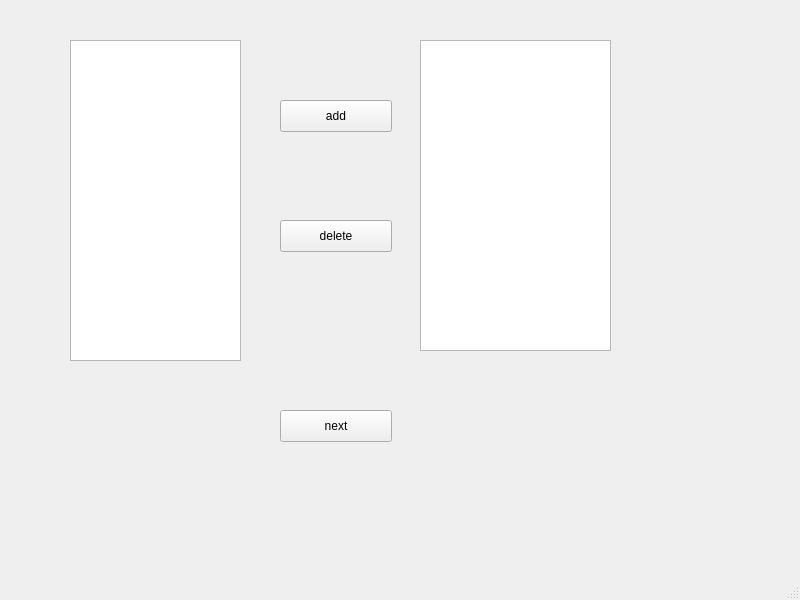
<?xml version="1.0" encoding="UTF-8"?>
<ui version="4.0">
 <class>MainWindow</class>
 <widget class="QMainWindow" name="MainWindow">
  <property name="geometry">
   <rect>
    <x>0</x>
    <y>0</y>
    <width>800</width>
    <height>600</height>
   </rect>
  </property>
  <property name="windowTitle">
   <string>MainWindow</string>
  </property>
  <widget class="QWidget" name="centralwidget">
   <widget class="QListWidget" name="list1">
    <property name="geometry">
     <rect>
      <x>70</x>
      <y>40</y>
      <width>171</width>
      <height>321</height>
     </rect>
    </property>
   </widget>
   <widget class="QPushButton" name="btn_add">
    <property name="geometry">
     <rect>
      <x>280</x>
      <y>100</y>
      <width>112</width>
      <height>32</height>
     </rect>
    </property>
    <property name="text">
     <string>add</string>
    </property>
   </widget>
   <widget class="QPushButton" name="btn_delete">
    <property name="geometry">
     <rect>
      <x>280</x>
      <y>220</y>
      <width>112</width>
      <height>32</height>
     </rect>
    </property>
    <property name="text">
     <string>delete</string>
    </property>
   </widget>
   <widget class="QListWidget" name="list2">
    <property name="geometry">
     <rect>
      <x>420</x>
      <y>40</y>
      <width>191</width>
      <height>311</height>
     </rect>
    </property>
   </widget>
   <widget class="QPushButton" name="btn_next">
    <property name="geometry">
     <rect>
      <x>280</x>
      <y>410</y>
      <width>112</width>
      <height>32</height>
     </rect>
    </property>
    <property name="text">
     <string>next</string>
    </property>
   </widget>
  </widget>
  <widget class="QMenuBar" name="menubar">
   <property name="geometry">
    <rect>
     <x>0</x>
     <y>0</y>
     <width>800</width>
     <height>22</height>
    </rect>
   </property>
  </widget>
  <widget class="QStatusBar" name="statusbar"/>
 </widget>
 <resources/>
 <connections/>
</ui>
